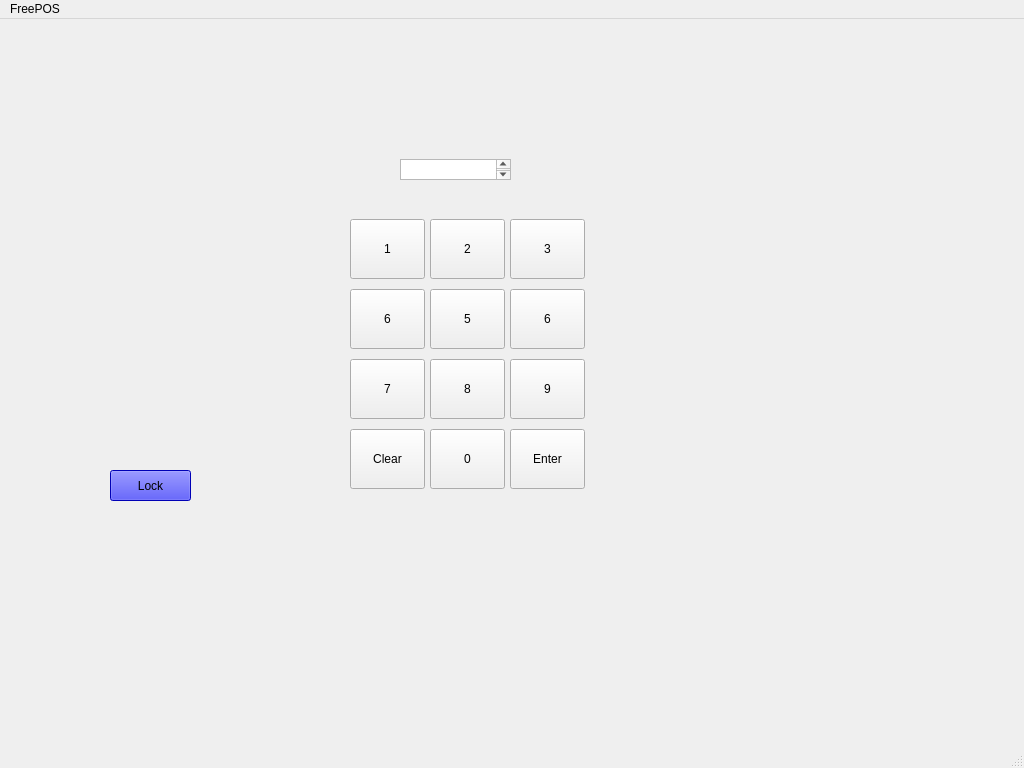
<?xml version="1.0" encoding="UTF-8"?>
<ui version="4.0">
 <class>loginWindow</class>
 <widget class="QMainWindow" name="loginWindow">
  <property name="windowModality">
   <enum>Qt::ApplicationModal</enum>
  </property>
  <property name="geometry">
   <rect>
    <x>0</x>
    <y>0</y>
    <width>1024</width>
    <height>768</height>
   </rect>
  </property>
  <property name="mouseTracking">
   <bool>true</bool>
  </property>
  <property name="focusPolicy">
   <enum>Qt::StrongFocus</enum>
  </property>
  <property name="windowTitle">
   <string>FreePOS Term</string>
  </property>
  <property name="animated">
   <bool>false</bool>
  </property>
  <property name="tabShape">
   <enum>QTabWidget::Rounded</enum>
  </property>
  <widget class="QWidget" name="centralWidget">
   <property name="styleSheet">
    <string notr="true">image: url(:/new/prefix1/mimbg.png);</string>
   </property>
   <widget class="QPushButton" name="pushButton">
    <property name="geometry">
     <rect>
      <x>350</x>
      <y>270</y>
      <width>75</width>
      <height>60</height>
     </rect>
    </property>
    <property name="text">
     <string>6</string>
    </property>
   </widget>
   <widget class="QPushButton" name="pushButton_2">
    <property name="geometry">
     <rect>
      <x>430</x>
      <y>270</y>
      <width>75</width>
      <height>60</height>
     </rect>
    </property>
    <property name="autoFillBackground">
     <bool>true</bool>
    </property>
    <property name="text">
     <string>5</string>
    </property>
    <property name="autoRepeatDelay">
     <number>150</number>
    </property>
   </widget>
   <widget class="QPushButton" name="pushButton_3">
    <property name="geometry">
     <rect>
      <x>510</x>
      <y>270</y>
      <width>75</width>
      <height>60</height>
     </rect>
    </property>
    <property name="text">
     <string>6</string>
    </property>
   </widget>
   <widget class="QPushButton" name="pushButton_4">
    <property name="geometry">
     <rect>
      <x>510</x>
      <y>340</y>
      <width>75</width>
      <height>60</height>
     </rect>
    </property>
    <property name="text">
     <string>9</string>
    </property>
   </widget>
   <widget class="QPushButton" name="pushButton_5">
    <property name="geometry">
     <rect>
      <x>430</x>
      <y>340</y>
      <width>75</width>
      <height>60</height>
     </rect>
    </property>
    <property name="text">
     <string>8</string>
    </property>
   </widget>
   <widget class="QPushButton" name="pushButton_6">
    <property name="geometry">
     <rect>
      <x>350</x>
      <y>340</y>
      <width>75</width>
      <height>60</height>
     </rect>
    </property>
    <property name="text">
     <string>7</string>
    </property>
   </widget>
   <widget class="QPushButton" name="pushButton_7">
    <property name="geometry">
     <rect>
      <x>510</x>
      <y>200</y>
      <width>75</width>
      <height>60</height>
     </rect>
    </property>
    <property name="text">
     <string>3</string>
    </property>
   </widget>
   <widget class="QPushButton" name="pushButton_8">
    <property name="geometry">
     <rect>
      <x>430</x>
      <y>200</y>
      <width>75</width>
      <height>60</height>
     </rect>
    </property>
    <property name="text">
     <string>2</string>
    </property>
   </widget>
   <widget class="QPushButton" name="pushButton_9">
    <property name="geometry">
     <rect>
      <x>350</x>
      <y>200</y>
      <width>75</width>
      <height>60</height>
     </rect>
    </property>
    <property name="text">
     <string>1</string>
    </property>
   </widget>
   <widget class="QPushButton" name="pushButton_10">
    <property name="geometry">
     <rect>
      <x>350</x>
      <y>410</y>
      <width>75</width>
      <height>60</height>
     </rect>
    </property>
    <property name="text">
     <string>Clear</string>
    </property>
   </widget>
   <widget class="QPushButton" name="pushButton_11">
    <property name="geometry">
     <rect>
      <x>510</x>
      <y>410</y>
      <width>75</width>
      <height>60</height>
     </rect>
    </property>
    <property name="text">
     <string>Enter</string>
    </property>
   </widget>
   <widget class="QPushButton" name="pushButton_12">
    <property name="geometry">
     <rect>
      <x>430</x>
      <y>410</y>
      <width>75</width>
      <height>60</height>
     </rect>
    </property>
    <property name="text">
     <string>0</string>
    </property>
   </widget>
   <widget class="QPushButton" name="pushButton_13">
    <property name="geometry">
     <rect>
      <x>110</x>
      <y>451</y>
      <width>81</width>
      <height>31</height>
     </rect>
    </property>
    <property name="styleSheet">
     <string notr="true">background-color: rgb(0, 0, 255);</string>
    </property>
    <property name="text">
     <string>Lock</string>
    </property>
   </widget>
   <widget class="QTextBrowser" name="textBrowser">
    <property name="geometry">
     <rect>
      <x>400</x>
      <y>140</y>
      <width>111</width>
      <height>21</height>
     </rect>
    </property>
    <property name="textInteractionFlags">
     <set>Qt::NoTextInteraction</set>
    </property>
    <property name="source">
     <url>
      <string>login::progress</string>
     </url>
    </property>
    <property name="openLinks">
     <bool>false</bool>
    </property>
   </widget>
  </widget>
  <widget class="QMenuBar" name="menuBar">
   <property name="geometry">
    <rect>
     <x>0</x>
     <y>0</y>
     <width>1024</width>
     <height>19</height>
    </rect>
   </property>
   <widget class="QMenu" name="menuFreePOS">
    <property name="title">
     <string>FreePOS</string>
    </property>
    <addaction name="actionQuits"/>
   </widget>
   <addaction name="menuFreePOS"/>
  </widget>
  <widget class="QStatusBar" name="statusBar"/>
  <action name="actionQuits">
   <property name="checkable">
    <bool>false</bool>
   </property>
   <property name="checked">
    <bool>false</bool>
   </property>
   <property name="text">
    <string>Quit</string>
   </property>
   <property name="statusTip">
    <string extracomment="Quit">Quit</string>
   </property>
   <property name="shortcut">
    <string>Ctrl+Q</string>
   </property>
   <property name="shortcutContext">
    <enum>Qt::ApplicationShortcut</enum>
   </property>
   <property name="menuRole">
    <enum>QAction::QuitRole</enum>
   </property>
  </action>
 </widget>
 <layoutdefault spacing="6" margin="11"/>
 <resources/>
 <connections/>
</ui>
